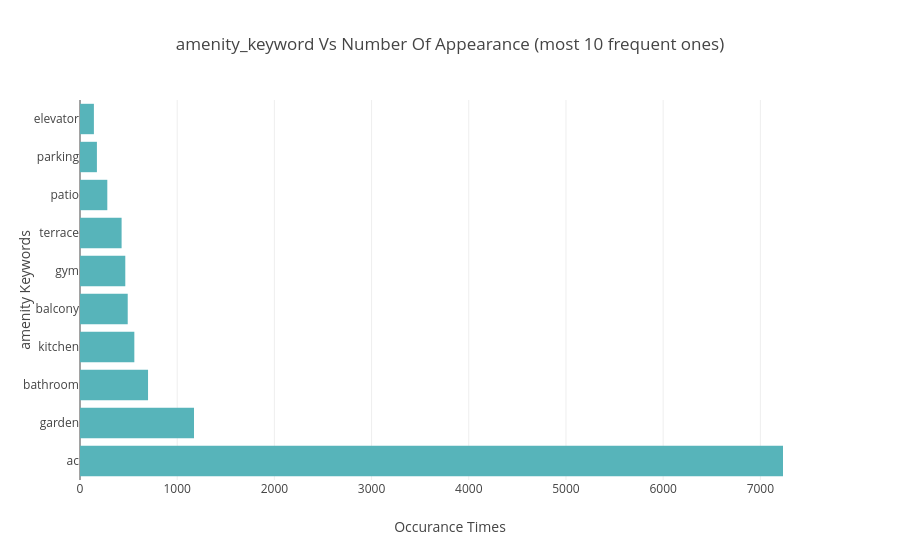

The notebook cell saved with this chart:
### Code cell
#- Visualizing The rental keywords Vs Their Counts (only frist 10)
property_df = pd.DataFrame(
        {
            "property"   : amenity_keywords_count.keys(),
            "appearance" : amenity_keywords_count.values(), 
        }
    ).sort_values(by='appearance',ascending=False).reset_index()[:10]

px.bar(
    data_frame=property_df
    , x='appearance' , y="property", 
    labels={"appearance":"Occurance Times","property":"amenity Keywords"},
    title="amenity_keyword Vs Number Of Appearance (most 10 frequent ones)",
    orientation='h',color_discrete_sequence=["#57B4BA"]
)

### Figure 1 — Plotly figure (JSON) as saved in the notebook; plotly's stock layout.template omitted (floating-point values rounded to 4 significant figures)
{"data": [{"hovertemplate": "Occurance Times=%{x}<br>amenity Keywords=%{y}<extra></extra>", "legendgroup": "", "marker": {"color": "#57B4BA", "pattern": {"shape": ""}}, "name": "", "orientation": "h", "showlegend": false, "textposition": "auto", "type": "bar", "x": [7233, 1173, 700, 559, 491, 466, 428, 281, 174, 143], "xaxis": "x", "y": ["ac", "garden", "bathroom", "kitchen", "balcony", "gym", "terrace", "patio", "parking", "elevator"], "yaxis": "y"}], "layout": {"barmode": "relative", "legend": {"tracegroupgap": 0}, "title": {"text": "amenity_keyword Vs Number Of Appearance (most 10 frequent ones)"}, "xaxis": {"anchor": "y", "domain": [0, 1], "title": {"text": "Occurance Times"}}, "yaxis": {"anchor": "x", "domain": [0, 1], "title": {"text": "amenity Keywords"}}}}
